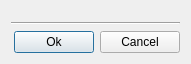
<?xml version="1.0" encoding="UTF-8"?>
<ui version="4.0">
 <class>MaskDialogForm</class>
 <widget class="QDialog" name="MaskDialogForm">
  <property name="geometry">
   <rect>
    <x>0</x>
    <y>0</y>
    <width>191</width>
    <height>64</height>
   </rect>
  </property>
  <property name="windowTitle">
   <string>Mask</string>
  </property>
  <layout class="QGridLayout" name="gridLayout_4">
   <item row="0" column="0">
    <layout class="QGridLayout" name="gridLayout_3">
     <item row="0" column="0">
      <widget class="QWidget" name="m_widget" native="true">
       <property name="sizePolicy">
        <sizepolicy hsizetype="MinimumExpanding" vsizetype="MinimumExpanding">
         <horstretch>0</horstretch>
         <verstretch>0</verstretch>
        </sizepolicy>
       </property>
      </widget>
     </item>
     <item row="1" column="0">
      <layout class="QGridLayout" name="gridLayout_2">
       <item row="0" column="0">
        <widget class="Line" name="line">
         <property name="orientation">
          <enum>Qt::Horizontal</enum>
         </property>
        </widget>
       </item>
       <item row="1" column="0">
        <layout class="QGridLayout" name="gridLayout">
         <item row="0" column="0">
          <spacer name="horizontalSpacer">
           <property name="orientation">
            <enum>Qt::Horizontal</enum>
           </property>
           <property name="sizeType">
            <enum>QSizePolicy::MinimumExpanding</enum>
           </property>
           <property name="sizeHint" stdset="0">
            <size>
             <width>1</width>
             <height>20</height>
            </size>
           </property>
          </spacer>
         </item>
         <item row="0" column="1">
          <widget class="QPushButton" name="m_okPushButton">
           <property name="text">
            <string>Ok</string>
           </property>
          </widget>
         </item>
         <item row="0" column="2">
          <widget class="QPushButton" name="m_cancelPushButton">
           <property name="text">
            <string>Cancel</string>
           </property>
          </widget>
         </item>
        </layout>
       </item>
      </layout>
     </item>
    </layout>
   </item>
  </layout>
 </widget>
 <tabstops>
  <tabstop>m_okPushButton</tabstop>
  <tabstop>m_cancelPushButton</tabstop>
 </tabstops>
 <resources/>
 <connections>
  <connection>
   <sender>m_cancelPushButton</sender>
   <signal>clicked()</signal>
   <receiver>MaskDialogForm</receiver>
   <slot>reject()</slot>
   <hints>
    <hint type="sourcelabel">
     <x>178</x>
     <y>51</y>
    </hint>
    <hint type="destinationlabel">
     <x>241</x>
     <y>125</y>
    </hint>
   </hints>
  </connection>
 </connections>
</ui>
